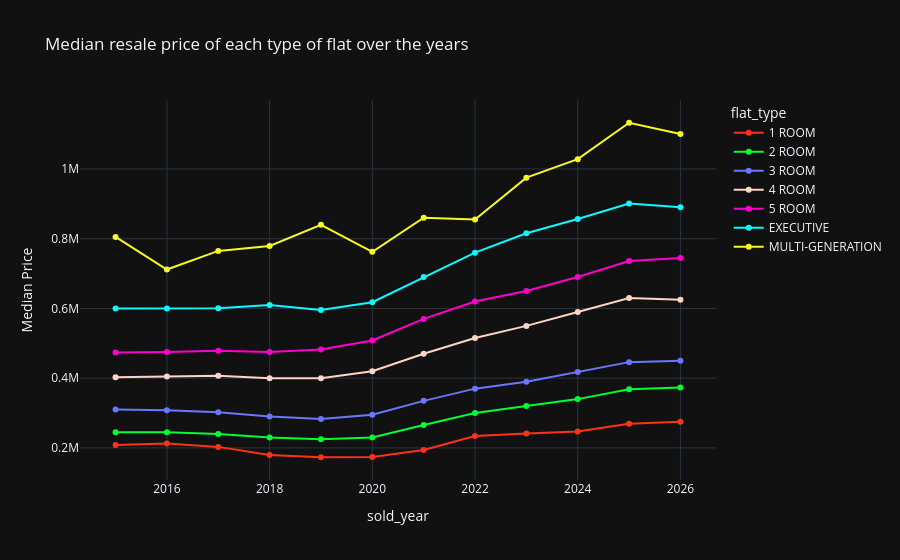

The cell this chart's notebook holds for it:
### Markdown cell above
### Median resale price of each type of flat over the years

### Code cell
# Group the data by 'year' and 'flat_type' and count the number of occurrences
flat_type_median = df.groupby(['sold_year', 'flat_type'])['resale_price'].median().reset_index(name='median_price')

# Create a line graph using Plotly Express
fig = px.line(flat_type_median, x='sold_year', y='median_price', color='flat_type',
              color_discrete_sequence=px.colors.qualitative.Light24, markers=True,
              labels={'median_price': 'Median Price', 'year': 'Year'},
              title='Median resale price of each type of flat over the years')



# Change the theme
fig.update_layout(template='plotly_dark')
#fig.update_xaxes(rangeslider_visible=True)

### Figure 1 — Plotly figure (JSON) as saved in the notebook; plotly's stock layout.template omitted (floating-point values rounded to 4 significant figures)
{"data": [{"hovertemplate": "flat_type=1 ROOM<br>sold_year=%{x}<br>Median Price=%{y}<extra></extra>", "legendgroup": "1 ROOM", "line": {"color": "#FD3216", "dash": "solid"}, "marker": {"symbol": "circle"}, "mode": "lines+markers", "name": "1 ROOM", "orientation": "v", "showlegend": true, "type": "scatter", "x": [2015, 2016, 2017, 2018, 2019, 2020, 2021, 2022, 2023, 2024, 2025, 2026], "xaxis": "x", "y": [208500.0, 213000.0, 203000.0, 180000.0, 173300.0, 174000.0, 194000.0, 233900.0, 241500.0, 247000.0, 269400.0, 275000.0], "yaxis": "y"}, {"hovertemplate": "flat_type=2 ROOM<br>sold_year=%{x}<br>Median Price=%{y}<extra></extra>", "legendgroup": "2 ROOM", "line": {"color": "#00FE35", "dash": "solid"}, "marker": {"symbol": "circle"}, "mode": "lines+markers", "name": "2 ROOM", "orientation": "v", "showlegend": true, "type": "scatter", "x": [2015, 2016, 2017, 2018, 2019, 2020, 2021, 2022, 2023, 2024, 2025, 2026], "xaxis": "x", "y": [245000.0, 245000.0, 240000.0, 230000.0, 225000.0, 230000.0, 266000.0, 300000.0, 320000.0, 340000.0, 368000.0, 373500.0], "yaxis": "y"}, {"hovertemplate": "flat_type=3 ROOM<br>sold_year=%{x}<br>Median Price=%{y}<extra></extra>", "legendgroup": "3 ROOM", "line": {"color": "#6A76FC", "dash": "solid"}, "marker": {"symbol": "circle"}, "mode": "lines+markers", "name": "3 ROOM", "orientation": "v", "showlegend": true, "type": "scatter", "x": [2015, 2016, 2017, 2018, 2019, 2020, 2021, 2022, 2023, 2024, 2025, 2026], "xaxis": "x", "y": [310000.0, 308000.0, 302000.0, 290000.0, 283000.0, 295000.0, 335000.0, 370000.0, 390000.0, 418000.0, 446000.0, 450000.0], "yaxis": "y"}, {"hovertemplate": "flat_type=4 ROOM<br>sold_year=%{x}<br>Median Price=%{y}<extra></extra>", "legendgroup": "4 ROOM", "line": {"color": "#FED4C4", "dash": "solid"}, "marker": {"symbol": "circle"}, "mode": "lines+markers", "name": "4 ROOM", "orientation": "v", "showlegend": true, "type": "scatter", "x": [2015, 2016, 2017, 2018, 2019, 2020, 2021, 2022, 2023, 2024, 2025, 2026], "xaxis": "x", "y": [402700.0, 405000.0, 407000.0, 400000.0, 400000.0, 420000.0, 470000.0, 515000.0, 550000.0, 590000.0, 630000.0, 625000.0], "yaxis": "y"}, {"hovertemplate": "flat_type=5 ROOM<br>sold_year=%{x}<br>Median Price=%{y}<extra></extra>", "legendgroup": "5 ROOM", "line": {"color": "#FE00CE", "dash": "solid"}, "marker": {"symbol": "circle"}, "mode": "lines+markers", "name": "5 ROOM", "orientation": "v", "showlegend": true, "type": "scatter", "x": [2015, 2016, 2017, 2018, 2019, 2020, 2021, 2022, 2023, 2024, 2025, 2026], "xaxis": "x", "y": [474000.0, 475000.0, 478900.0, 475000.0, 482200.0, 508000.0, 570000.0, 620000.0, 650000.0, 690000.0, 735900.0, 745000.0], "yaxis": "y"}, {"hovertemplate": "flat_type=EXECUTIVE<br>sold_year=%{x}<br>Median Price=%{y}<extra></extra>", "legendgroup": "EXECUTIVE", "line": {"color": "#0DF9FF", "dash": "solid"}, "marker": {"symbol": "circle"}, "mode": "lines+markers", "name": "EXECUTIVE", "orientation": "v", "showlegend": true, "type": "scatter", "x": [2015, 2016, 2017, 2018, 2019, 2020, 2021, 2022, 2023, 2024, 2025, 2026], "xaxis": "x", "y": [600000.0, 600000.0, 600500.0, 610000.0, 595500.0, 618000.0, 690000.0, 760000.0, 815400.0, 856200.0, 900900.0, 890000.0], "yaxis": "y"}, {"hovertemplate": "flat_type=MULTI-GENERATION<br>sold_year=%{x}<br>Median Price=%{y}<extra></extra>", "legendgroup": "MULTI-GENERATION", "line": {"color": "#F6F926", "dash": "solid"}, "marker": {"symbol": "circle"}, "mode": "lines+markers", "name": "MULTI-GENERATION", "orientation": "v", "showlegend": true, "type": "scatter", "x": [2015, 2016, 2017, 2018, 2019, 2020, 2021, 2022, 2023, 2024, 2025, 2026], "xaxis": "x", "y": [805000.0, 711500.0, 765000.0, 779000.0, 840000.0, 762500.0, 860000.0, 855000.0, 975000.0, 1028000.0, 1132000.0, 1100000.0], "yaxis": "y"}], "layout": {"legend": {"title": {"text": "flat_type"}, "tracegroupgap": 0}, "title": {"text": "Median resale price of each type of flat over the years"}, "xaxis": {"anchor": "y", "domain": [0, 1], "title": {"text": "sold_year"}}, "yaxis": {"anchor": "x", "domain": [0, 1], "title": {"text": "Median Price"}}}}
